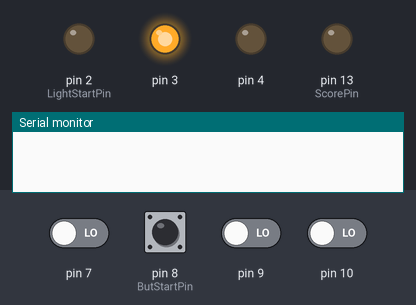
A sketch run on a simulated Arduino Uno, built with avr-gcc and run on an emulated ATmega328P. On the bench: output pins drawn as LEDs (lit = HIGH), the last lines printed to the serial monitor. Dashed ring = blinking. The inputs (shaded band) are chosen by the test bench; at power-on: pin 7, pin 8 (ButStartPin), pin 9, pin 10 LOW. Random numbers use the default seed unless the sketch sets one.

Above: at 1.2 s.
1.3 s: pin 9 driven HIGH
At 3.1 s:
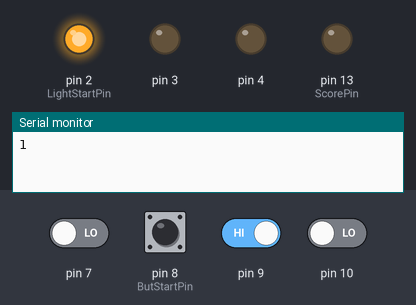
4.3 s: pin 10 driven HIGH
At 6.9 s:
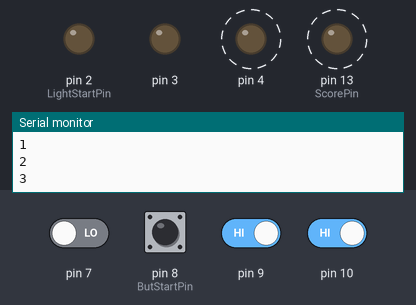
7.3 s: pin 8 (ButStartPin) pulled HIGH for 0.15 s
10.3 s: pin 10 driven LOW
At 11.0 s:
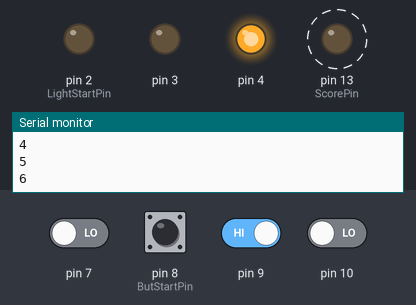
13.3 s: pin 9 driven LOW
Timing chart, 0 to 17.3 s (numbered marks = the images above; inputs shaded):
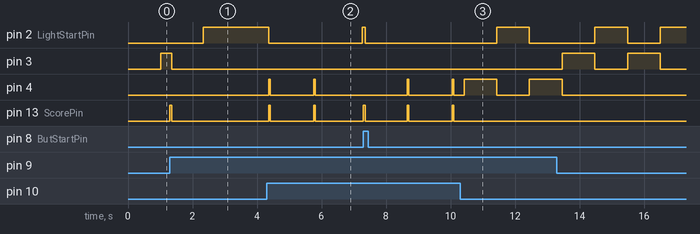

Measured:
- after the input at 1.3 s, pin 13 (ScorePin): LOW → HIGH at once, → LOW 0.05 s later
- after the input at 4.3 s, pin 13 (ScorePin): alternates HIGH for 0.05 s and LOW for 1.3 s, starting after 0.07 s
- by itself, pin 3: alternates HIGH for 1.0 s and LOW for 1.0 s

The sketch:

whackamole.ino
```cpp
int const NumLights = 3;

int const LightStartPin = 2;
int const ButStartPin = 8;
int const ScorePin = 13;

int MaxTime = 1000;
int CurrTime = 0;
int CurrLightOn = -1;

int Score = 0;

int MinDelay = 200;
int MaxDelay = 1500;
int ScoreDelay = 50;

//int LightPins[NumLights];
//int ButPins[NumLights];


void setup() {
  // put your setup code here, to run once:
  Serial.begin(9600);
  InitAll(LightStartPin, LightStartPin+NumLights-1,OUTPUT);
  InitAll(ButStartPin, ButStartPin+NumLights, INPUT);
  pinMode(ScorePin, OUTPUT);
}

void loop() {
  // put your main code here, to run repeatedly:
  if (CurrTime>=MaxTime)
  {
    CurrTime=0;
    AllLow(LightStartPin, LightStartPin+NumLights-1);
    int RandomNum = rand() % NumLights;
    CurrLightOn = RandomNum;
    digitalWrite((RandomNum+LightStartPin), HIGH);
  }

  if(digitalRead(CurrLightOn+ButStartPin)==HIGH)
  {
    ScorePoint(1);
    CurrTime=MaxTime;
    AllLow(LightStartPin, LightStartPin+NumLights-1);
    Serial.println(Score);
    delay(rand()%(MaxDelay-MinDelay) + MinDelay);
  }
  CurrTime++;
  delay(1);
}

void AllLow(int start, int end)
{
  for(int i=start;i<=end;i++)
  {
    digitalWrite(i, LOW);
  }
}

void InitAll(int start, int end, int type)//int[] InitAll(int start, int end, int type)
{
  //int OutPut[end-start+1];
  //int j = 0;
  for(int i=start;i<=end;i++)
  {
    pinMode(i, type);
    //OutPut[j] = i;
    //j++;
  }
}
void ScorePoint(int points)
{
  Score += points;
  digitalWrite((ScorePin), HIGH);
  delay(ScoreDelay);
  digitalWrite((ScorePin), LOW);

}
```
